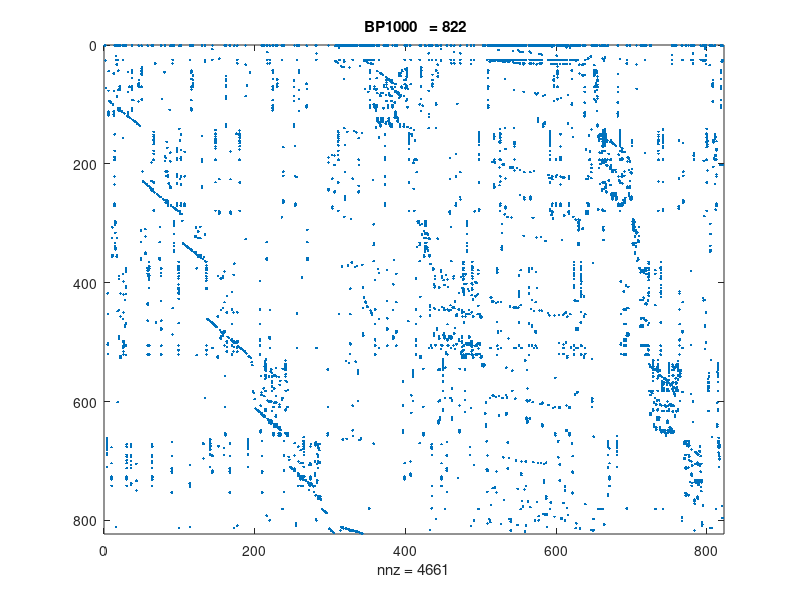

Reproduce this figure in MATLAB. (Note: this script raises an error after producing the figure.)
%%-------------------------------------------------
%% load a Harwell-Boeing matrix 
%%-------------------------------------------------

%%addpath '/home/saad/matlab/HB'
load('bp_1000')
A = Problem.A;

n = size(A,1);

spy(A) 
title([' BP1000   = ', num2str(n)]) 
disp('pausing -- push any key to continue ') 
pause(1)
close 
%%-------------------------------------------------
%% create artificial rhs
rhs = A * ([1:n]') ; 
%% random initial guess
sol = rand(n,1); 
%--------------------------------------------------
% read parameters from file 
 arms_params;
%%------------------------------------------------- 
 rhs = A * ([1:n]') ; sol = rand(n,1); 
%%  Call arms preconditioner set-up
 nlev = 3;
 PRE = armsC(A,nlev) ;
%%--------------------------------------------------- 
%% ready to call fgmres
 disp(' solution with ARMS(3)-GMRES') 
 [sol,res,its] = fgmres(A, PRE,'armsprecC', rhs, sol);
 ffact = memus(PRE)/nnz(A) ;
 fprintf('fill-factor = %f \n',ffact)

 disp(' ** done ** ') 
%%%%%%%%%%%%%%%%%%%%%%%%%%%%%%%%%%%%%%%%%%%%%%%%%%%%%%%%%%%%%
 
